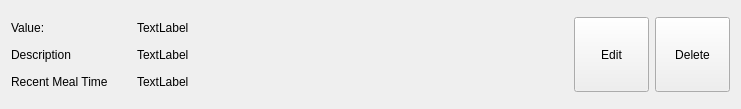
<?xml version="1.0" encoding="UTF-8"?>
<ui version="4.0">
 <class>RecordDisplayFrame</class>
 <widget class="QWidget" name="RecordDisplayFrame">
  <property name="geometry">
   <rect>
    <x>0</x>
    <y>0</y>
    <width>741</width>
    <height>109</height>
   </rect>
  </property>
  <property name="windowTitle">
   <string>Form</string>
  </property>
  <layout class="QVBoxLayout" name="verticalLayout_2">
   <item>
    <layout class="QHBoxLayout" name="horizontalLayout">
     <item>
      <layout class="QGridLayout" name="gridLayout">
       <item row="1" column="0">
        <widget class="QLabel" name="LabelDescription">
         <property name="maximumSize">
          <size>
           <width>120</width>
           <height>16777215</height>
          </size>
         </property>
         <property name="text">
          <string>Description</string>
         </property>
        </widget>
       </item>
       <item row="0" column="0">
        <widget class="QLabel" name="LabelValue">
         <property name="maximumSize">
          <size>
           <width>120</width>
           <height>16777215</height>
          </size>
         </property>
         <property name="text">
          <string>Value:</string>
         </property>
        </widget>
       </item>
       <item row="2" column="0">
        <widget class="QLabel" name="LabelRecentMealTime">
         <property name="maximumSize">
          <size>
           <width>120</width>
           <height>16777215</height>
          </size>
         </property>
         <property name="text">
          <string>Recent Meal Time</string>
         </property>
        </widget>
       </item>
       <item row="0" column="1">
        <widget class="QLabel" name="LabelValueDisplay">
         <property name="text">
          <string>TextLabel</string>
         </property>
        </widget>
       </item>
       <item row="1" column="1">
        <widget class="QLabel" name="LabelDescriptionDisplay">
         <property name="text">
          <string>TextLabel</string>
         </property>
        </widget>
       </item>
       <item row="2" column="1">
        <widget class="QLabel" name="LabelRecentMealTimeDisplay">
         <property name="text">
          <string>TextLabel</string>
         </property>
        </widget>
       </item>
      </layout>
     </item>
     <item>
      <widget class="QPushButton" name="ButtonEdit">
       <property name="maximumSize">
        <size>
         <width>75</width>
         <height>75</height>
        </size>
       </property>
       <property name="text">
        <string>Edit</string>
       </property>
      </widget>
     </item>
     <item>
      <widget class="QPushButton" name="ButtonDelete">
       <property name="maximumSize">
        <size>
         <width>75</width>
         <height>75</height>
        </size>
       </property>
       <property name="text">
        <string>Delete</string>
       </property>
      </widget>
     </item>
    </layout>
   </item>
  </layout>
 </widget>
 <resources/>
 <connections/>
</ui>
